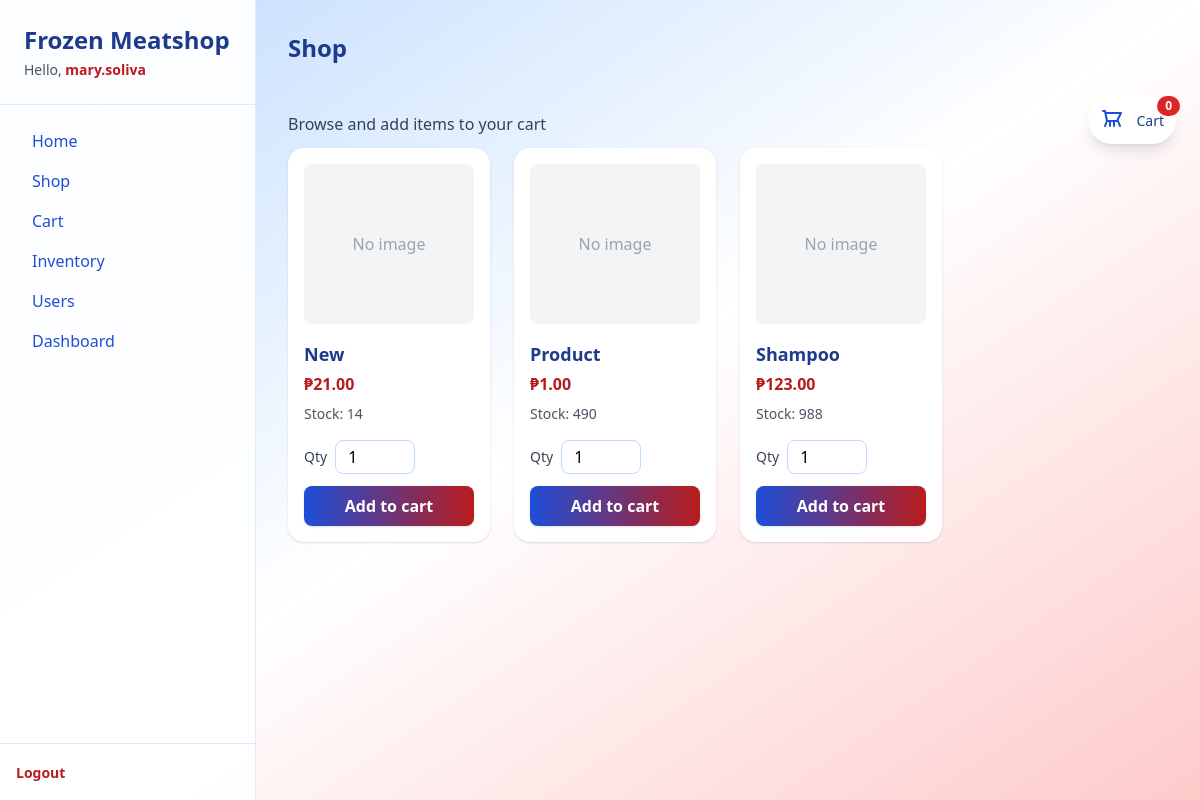
Screenshot of /shop (signed in) with the database file from the repository.
### tables this page shows
CREATE TABLE products (product_id INTEGER PRIMARY KEY AUTOINCREMENT, product_name TEXT NOT NULL, price REAL NOT NULL, stock INTEGER DEFAULT 0, created_at DATETIME DEFAULT CURRENT_TIMESTAMP, product_picture_path TEXT);

### src/Views.php (called while the page is built, shortened)
<?php
class Views
{
    public static function render(string $viewFileName, array $data = []): void
    {
        extract($data);
        $cwd = getcwd();
        include $cwd . "/src/views/{$viewFileName}";
        return;
    }
}

### src/controllers/ProductController.php (called while the page is built, shortened)
<?php
class ProductController
{
    public function index()
    {
        $productModel = new Product();
        $products = $productModel->getAll();
        $formatter = new NumberFormatter('en_PH', NumberFormatter::CURRENCY);
        $products = array_map(function ($product) use ($formatter) {
            $formattedPrice = $formatter->formatCurrency($product['price'], 'PHP');
            return array_merge($product, ['price' => $formattedPrice, 'product_name' => ucfirst($product['product_name'])]);
        }, $products);
        $products = array_filter($products, function ($product) {
            return $product['stock'] > 0;
        });
        Views::render('shop.php', ['products' => $products]);
    }
}

### index.php (called while the page is built, shortened)
<?php
$router = new router();
$router->get('/login', [auth_controller::class, 'showLoginForm']);
$router->get('/signup', [auth_controller::class, 'signup']);
$router->get('/dashboard', [DashboardController::class, 'index']);
$router->get('/inventory', [DashboardController::class, 'inventory']);
$router->get('/add-user', [UserController::class, 'show']);
$router->get('/', [LandingController::class, 'index']);
$router->get('/error', [LandingController::class, 'error']);
$router->get('/users', [UserController::class, 'index']);
$router->get('/users/delete', [UserController::class, 'indexDestroy']);
$router->get('/users/edit', [UserController::class, 'indexEdit']);
$router->get('/shop', [ProductController::class, 'index']);
$router->get('/cart', [CartController::class, 'index']);
$router->get('/sales', [DashboardController::class, 'sales']);
$router->get('/sales/data', [ProductController::class, 'sales']);
$router->post('/cart/checkout', [CartController::class, 'checkout']);
$router->post('/cart/remove', [CartController::class, 'removeCartItem']);
$router->post('/cart/add', [ProductController::class, 'addCart']);
$router->post('/delete/user', [UserController::class, 'destroy']);
$router->post('/edit/user', [UserController::class, 'update']);
$router->post('/signin', [auth_controller::class, 'signin']);
$router->post('/signup', [auth_controller::class, 'register']);
$router->post('/add-product', [ProductController::class, 'store']);
$router->post('/edit-product', [ProductController::class, 'update']);
$router->post('/delete-product', [ProductController::class, 'destroy']);
$router->post('/add-user', [UserController::class, 'store']);
$router->post('/logout', [auth_controller::class, 'logout']);
$router->dispatch();

### src/models/db.php (called while the page is built, shortened)
<?php
class DB
{
    private $database;
    public function __construct($dbFile = "./../../database/database.db")
    {
        try {
            $cwd = getcwd();
            $dbFile = $cwd . '/database/database.db';
            $this->database = new \PDO("sqlite:" . $dbFile);
            $this->database->setAttribute(PDO::ATTR_ERRMODE, PDO::ERRMODE_EXCEPTION);
        } catch (Exception $e) {
            die("Database connection failed: " .  $e->getMessage());
        }
    }
    public function getConnection(): PDO
    {
        return $this->database;
    }
}

### src/models/Product.php (called while the page is built, shortened)
<?php
class Product
{
    public $table = 'products';
    private $dbConnection;
    public function __construct()
    {
        $this->dbConnection = (new DB())->getConnection();
    }
    public function getAll()
    {
        $result = $this->dbConnection->query("SELECT * FROM {$this->table}");
        return $result->fetchAll(PDO::FETCH_ASSOC);
    }
}

### src/views/shop.php (the view, shortened to what this page needs)
<?php
$cartCount = 0;
?>
    <div class="py-6">
        <div class="mb-3 text-gray-700">Browse and add items to your cart</div>
        <a href="/cart" class="fixed right-6 top-24 z-40 bg-white shadow-lg rounded-full p-3 flex items-center space-x-3 hover:scale-105 transform transition" aria-label="Open cart">
            <svg class="w-6 h-6 text-blue-700" fill="none" stroke="currentColor" stroke-width="2" viewBox="0 0 24 24" aria-hidden="true"><path stroke-linecap="round" stroke-linejoin="round" d="M3 3h2l.4 2M7 13h10l4-8H5.4M7 13L5.4 5M7 13l-2 5m5-5v5m4-5v5m4-5l2 5"/></svg>
            <div class="relative">
                <span class="text-sm font-medium text-blue-900">Cart</span>
                <span class="absolute -top-3 -right-4 inline-flex items-center justify-center px-2 py-1 text-xs font-bold leading-none text-white bg-red-600 rounded-full"><?php echo (int)$cartCount; ?></span>
            </div>
        </a>
        <?php if (!isset($products) || count($products) === 0): ?>
            <div class="w-full py-12">
                <div class="max-w-3xl mx-auto bg-white/80 backdrop-blur-sm rounded-2xl shadow-lg p-10 text-center">
                    <svg class="mx-auto mb-6 w-20 h-20 text-red-600" fill="none" stroke="currentColor" stroke-width="1.5" viewBox="0 0 24 24" aria-hidden="true"><path stroke-linecap="round" stroke-linejoin="round" d="M3 7h18M5 7v10a2 2 0 002 2h10a2 2 0 002-2V7M8 3v4M16 3v4"/></svg>
                    <h2 class="text-2xl font-extrabold text-blue-900 mb-2">No products available</h2>
                    <p class="text-gray-600 mb-6">We're sorry — we don't have any products in the shop right now. Check back later or contact support if you need immediate assistance.</p>
                    <div class="flex items-center justify-center space-x-3">
                        <a href="/shop" class="inline-flex items-center px-4 py-2 bg-gradient-to-r from-blue-700 to-red-700 text-white rounded-lg font-semibold">Refresh</a>
                        <a href="mailto:support@example.com" class="inline-flex items-center px-4 py-2 border border-blue-200 text-blue-700 rounded-lg">Contact Support</a>
                    </div>
                </div>
            </div>
        <?php else: ?>
            <div class="grid grid-cols-1 sm:grid-cols-2 md:grid-cols-3 lg:grid-cols-4 gap-6">
                <?php foreach ($products as $p): ?>
                    <?php if ($p['stock'] > 0):?>
                        <div class="bg-white rounded-2xl shadow p-4 flex flex-col">
                            <div class="h-40 w-full rounded-lg overflow-hidden bg-gray-100 flex items-center justify-center mb-4">
                                <?php if (!is_null($p['product_picture_path'])): ?>
                                    <img src="<?php echo htmlspecialchars($p['product_picture_path']); ?>" alt="<?php echo htmlspecialchars($p['product_name']); ?>" class="h-full object-cover">
                                <?php else: ?>
                                    <div class="text-gray-400">No image</div>
                                <?php endif; ?>
                            </div>
                            <h3 class="text-lg font-semibold text-blue-900 mb-1"><?php echo htmlspecialchars($p['product_name']); ?></h3>
                            <p class="text-red-700 font-bold mb-2"><?php echo htmlspecialchars($p['price']); ?></p>
                            <p class="text-sm text-gray-600 mb-4">Stock: <?php echo htmlspecialchars($p['stock']); ?></p>
                            <form action="/cart/add" method="POST" class="mt-auto">
                                <div class="flex items-center space-x-2 mb-3">
                                    <label class="text-sm text-gray-700">Qty</label>
                                    <input type="number" name="quantity" value="1" min="1" max="<?php echo max(1, (int)$p['stock']); ?>" class="w-20 px-3 py-1 border border-blue-200 rounded-lg focus:outline-none">
                                </div>
                                <button type="submit" class="w-full bg-gradient-to-r from-blue-700 to-red-700 text-white px-4 py-2 rounded-lg font-bold shadow hover:from-blue-900 hover:to-red-800 transition">Add to cart</button>
                            </form>
                        </div>
                    <?php endif; ?>
                <?php endforeach; ?>
            </div>
        <?php endif; ?>
    </div>
<?php
require __DIR__ . '/layout.php';

### src/views/layout.php (style rules this page uses)
body { background:linear-gradient(135deg,#e3f2fd 0%,#b3e5fc 60%,#b71c1c 100%); }

### rows the page displays
products: shows "No image", product_name "New", price "₱21.00", stock "14"
products: shows "No image", product_name "Product", price "₱1.00", stock "490"
products: shows "No image", product_name "Shampoo", price "₱123.00", stock "988"

### other values shown
$currentUser "mary.soliva"
$pageTitle "Shop"
$cartCount "0"
